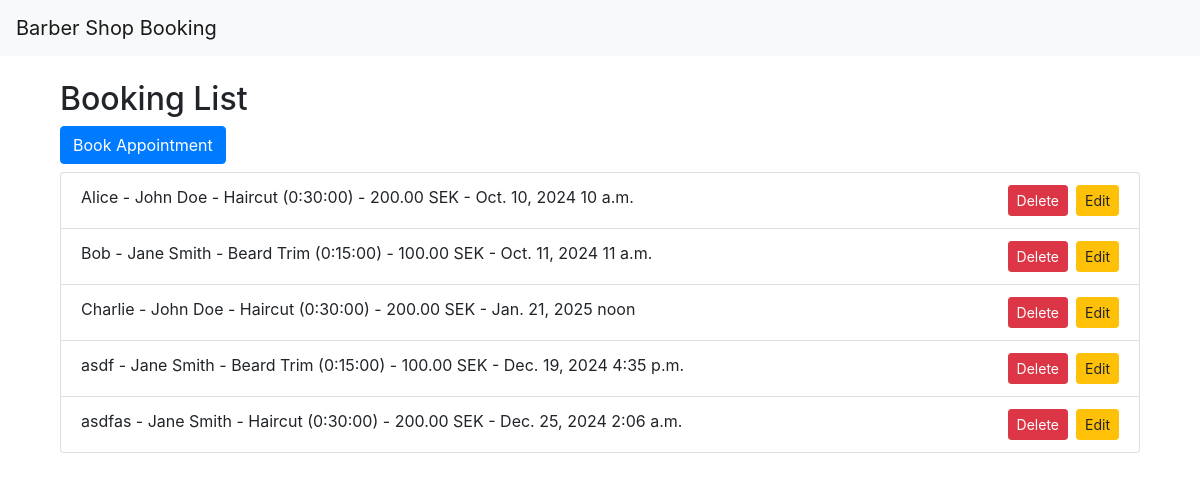
The page / on the database its author committed.
### bookings/models.py (models this page shows, shortened)
class Booking(models.Model):
    customer_name = models.CharField(max_length=100)
    barber = models.ForeignKey(Barber, on_delete=models.CASCADE)
    service = models.ForeignKey(Service, on_delete=models.CASCADE)
    date = models.DateField()
    time = models.TimeField()

class Barber(models.Model):
    name = models.CharField(max_length=100)
    experience = models.PositiveIntegerField(help_text="Years of experience")
    def __str__(self):
        return self.name

class Service(models.Model):
    name = models.CharField(max_length=100)
    duration = models.DurationField(help_text="Duration of the service (e.g., 00:30:00 for 30 minutes)")
    price = models.DecimalField(max_digits=6, decimal_places=2)
    def __str__(self):
        return f"{self.name} ({self.duration}) - {self.price} SEK"

### bookings/views.py (the view)
# urls.py: path('', views.booking_list, name='booking_list'),
def booking_list(request):
    bookings = Booking.objects.all()
    return render(request, 'bookings/booking_list.html', {'bookings': bookings})

### bookings/templates/bookings/booking_list.html
{% extends 'base.html' %}
{% block content %}
  <div class="container mt-4">
    <h2>Booking List</h2>
    <a class="btn btn-primary mb-2" href="{% url 'book_appointment' %}">Book Appointment</a>
    <ul class="list-group">
      {% for booking in bookings %}
        <li class="list-group-item">
          {{ booking.customer_name }} - {{ booking.barber }} - {{ booking.service }} - {{ booking.date }} {{ booking.time }}
          <a class="btn btn-sm btn-warning float-right ml-2" href="{% url 'update_appointment' booking.id %}">Edit</a>
          <a class="btn btn-sm btn-danger float-right" href="{% url 'delete_appointment' booking.id %}">Delete</a>
        </li>
      {% endfor %}
    </ul>
  </div>
{% endblock %}

### rows shown on the page
Booking: customer_name "Alice", barber "John Doe", service "Haircut (0:30:00) - 200.00 SEK", date "Oct. 10, 2024", time "10 a.m."
Booking: customer_name "Bob", barber "Jane Smith", service "Beard Trim (0:15:00) - 100.00 SEK", date "Oct. 11, 2024", time "11 a.m."
Booking: customer_name "Charlie", barber "John Doe", service "Haircut (0:30:00) - 200.00 SEK", date "Jan. 21, 2025", time "noon"
Booking: customer_name "asdf", barber "Jane Smith", service "Beard Trim (0:15:00) - 100.00 SEK", date "Dec. 19, 2024", time "4:35 p.m."
Booking: customer_name "asdfas", barber "Jane Smith", service "Haircut (0:30:00) - 200.00 SEK", date "Dec. 25, 2024", time "2:06 a.m."
